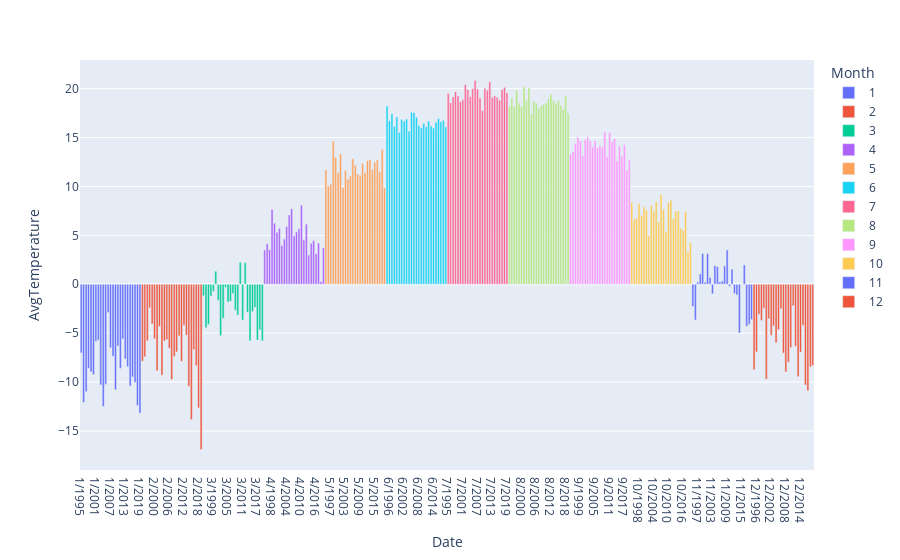

Write notebook code for a chart like this one.
### Markdown cell above
Let's plot a bar chart to analyse this data

### Code cell
fig = px.bar(data_canada, x = "Date", y = "AvgTemperature", color = "Month")
fig.show()

### Figure 1 — Plotly figure (JSON) as saved in the notebook; plotly's stock layout.template omitted (floating-point values rounded to 4 significant figures)
{"data": [{"alignmentgroup": "True", "hovertemplate": "Month=1<br>Date=%{x}<br>AvgTemperature=%{y}<extra></extra>", "legendgroup": "1", "marker": {"color": "#636efa", "pattern": {"shape": ""}}, "name": "1", "offsetgroup": "1", "orientation": "v", "showlegend": true, "textposition": "auto", "type": "bar", "x": ["1/1995", "1/1996", "1/1997", "1/1998", "1/1999", "1/2000", "1/2001", "1/2002", "1/2003", "1/2004", "1/2005", "1/2006", "1/2007", "1/2008", "1/2009", "1/2010", "1/2011", "1/2012", "1/2013", "1/2014", "1/2015", "1/2016", "1/2017", "1/2018", "1/2019"], "xaxis": "x", "y": [-7.017, -12.09, -10.98, -8.588, -8.954, -9.243, -5.828, -5.705, -10.29, -12.49, -10.23, -2.889, -6.501, -7.366, -10.79, -6.319, -8.6, -5.596, -7.644, -8.423, -10.42, -9.471, -10.03, -12.4, -13.19], "yaxis": "y"}, {"alignmentgroup": "True", "hovertemplate": "Month=2<br>Date=%{x}<br>AvgTemperature=%{y}<extra></extra>", "legendgroup": "2", "marker": {"color": "#EF553B", "pattern": {"shape": ""}}, "name": "2", "offsetgroup": "2", "orientation": "v", "showlegend": true, "textposition": "auto", "type": "bar", "x": ["2/1995", "2/1996", "2/1997", "2/1998", "2/1999", "2/2000", "2/2001", "2/2002", "2/2003", "2/2004", "2/2005", "2/2006", "2/2007", "2/2008", "2/2009", "2/2010", "2/2011", "2/2012", "2/2013", "2/2014", "2/2015", "2/2016", "2/2017", "2/2018", "2/2019"], "xaxis": "x", "y": [-7.863, -7.41, -5.774, -2.422, -4.061, -5.579, -8.858, -4.311, -9.304, -5.796, -5.66, -6.553, -9.739, -7.381, -6.918, -5.28, -7.882, -4.183, -5.208, -10.44, -13.85, -6.689, -8.32, -12.64, -16.9], "yaxis": "y"}, {"alignmentgroup": "True", "hovertemplate": "Month=3<br>Date=%{x}<br>AvgTemperature=%{y}<extra></extra>", "legendgroup": "3", "marker": {"color": "#00cc96", "pattern": {"shape": ""}}, "name": "3", "offsetgroup": "3", "orientation": "v", "showlegend": true, "textposition": "auto", "type": "bar", "x": ["3/1995", "3/1996", "3/1997", "3/1998", "3/1999", "3/2000", "3/2001", "3/2002", "3/2003", "3/2004", "3/2005", "3/2006", "3/2007", "3/2008", "3/2009", "3/2010", "3/2011", "3/2012", "3/2013", "3/2014", "3/2015", "3/2016", "3/2017", "3/2018", "3/2019"], "xaxis": "x", "y": [-1.177, -4.441, -4.11, -1.214, -0.7187, 1.333, -1.648, -5.252, -3.489, -0.3203, -1.816, -1.736, -0.9506, -2.642, -3.159, 2.255, -3.668, 2.208, -2.849, -5.791, -2.781, -2.36, -5.703, -4.648, -5.798], "yaxis": "y"}, {"alignmentgroup": "True", "hovertemplate": "Month=4<br>Date=%{x}<br>AvgTemperature=%{y}<extra></extra>", "legendgroup": "4", "marker": {"color": "#ab63fa", "pattern": {"shape": ""}}, "name": "4", "offsetgroup": "4", "orientation": "v", "showlegend": true, "textposition": "auto", "type": "bar", "x": ["4/1995", "4/1996", "4/1997", "4/1998", "4/1999", "4/2000", "4/2001", "4/2002", "4/2003", "4/2004", "4/2005", "4/2006", "4/2007", "4/2008", "4/2009", "4/2010", "4/2011", "4/2012", "4/2013", "4/2014", "4/2015", "4/2016", "4/2017", "4/2018", "4/2019"], "xaxis": "x", "y": [3.512, 4.154, 3.552, 7.648, 6.242, 5.319, 5.727, 3.97, 4.623, 5.92, 7.081, 7.714, 4.947, 5.361, 5.669, 8.086, 4.541, 6.147, 2.987, 4.178, 4.457, 3.112, 4.212, 0.2783, 3.724], "yaxis": "y"}, {"alignmentgroup": "True", "hovertemplate": "Month=5<br>Date=%{x}<br>AvgTemperature=%{y}<extra></extra>", "legendgroup": "5", "marker": {"color": "#FFA15A", "pattern": {"shape": ""}}, "name": "5", "offsetgroup": "5", "orientation": "v", "showlegend": true, "textposition": "auto", "type": "bar", "x": ["5/1995", "5/1996", "5/1997", "5/1998", "5/1999", "5/2000", "5/2001", "5/2002", "5/2003", "5/2004", "5/2005", "5/2006", "5/2007", "5/2008", "5/2009", "5/2010", "5/2011", "5/2012", "5/2013", "5/2014", "5/2015", "5/2016", "5/2017", "5/2018", "5/2019"], "xaxis": "x", "y": [11.69, 10.04, 10.25, 14.64, 12.99, 11.42, 13.33, 9.896, 11.62, 10.74, 11.07, 12.84, 12.16, 11.29, 11.12, 12.35, 11.4, 12.64, 12.76, 11.72, 12.49, 12.74, 11.52, 13.8, 9.858], "yaxis": "y"}, {"alignmentgroup": "True", "hovertemplate": "Month=6<br>Date=%{x}<br>AvgTemperature=%{y}<extra></extra>", "legendgroup": "6", "marker": {"color": "#19d3f3", "pattern": {"shape": ""}}, "name": "6", "offsetgroup": "6", "orientation": "v", "showlegend": true, "textposition": "auto", "type": "bar", "x": ["6/1995", "6/1996", "6/1997", "6/1998", "6/1999", "6/2000", "6/2001", "6/2002", "6/2003", "6/2004", "6/2005", "6/2006", "6/2007", "6/2008", "6/2009", "6/2010", "6/2011", "6/2012", "6/2013", "6/2014", "6/2015", "6/2016", "6/2017", "6/2018", "6/2019"], "xaxis": "x", "y": [18.24, 16.71, 17.43, 16.14, 17.11, 15.53, 16.86, 16.69, 16.9, 15.66, 17.59, 17.55, 17.09, 16.24, 15.97, 16.44, 16.1, 16.69, 16.18, 15.97, 16.56, 16.95, 16.61, 16.76, 16.1], "yaxis": "y"}, {"alignmentgroup": "True", "hovertemplate": "Month=7<br>Date=%{x}<br>AvgTemperature=%{y}<extra></extra>", "legendgroup": "7", "marker": {"color": "#FF6692", "pattern": {"shape": ""}}, "name": "7", "offsetgroup": "7", "orientation": "v", "showlegend": true, "textposition": "auto", "type": "bar", "x": ["7/1995", "7/1996", "7/1997", "7/1998", "7/1999", "7/2000", "7/2001", "7/2002", "7/2003", "7/2004", "7/2005", "7/2006", "7/2007", "7/2008", "7/2009", "7/2010", "7/2011", "7/2012", "7/2013", "7/2014", "7/2015", "7/2016", "7/2017", "7/2018", "7/2019"], "xaxis": "x", "y": [19.52, 18.56, 19.15, 19.69, 19.26, 18.67, 18.87, 20.43, 19.92, 19.18, 20, 20.84, 19.97, 19.06, 17.77, 20.04, 19.84, 20.7, 19.1, 19.26, 19.13, 18.83, 19.91, 20.14, 19.57], "yaxis": "y"}, {"alignmentgroup": "True", "hovertemplate": "Month=8<br>Date=%{x}<br>AvgTemperature=%{y}<extra></extra>", "legendgroup": "8", "marker": {"color": "#B6E880", "pattern": {"shape": ""}}, "name": "8", "offsetgroup": "8", "orientation": "v", "showlegend": true, "textposition": "auto", "type": "bar", "x": ["8/1995", "8/1996", "8/1997", "8/1998", "8/1999", "8/2000", "8/2001", "8/2002", "8/2003", "8/2004", "8/2005", "8/2006", "8/2007", "8/2008", "8/2009", "8/2010", "8/2011", "8/2012", "8/2013", "8/2014", "8/2015", "8/2016", "8/2017", "8/2018", "8/2019"], "xaxis": "x", "y": [18.18, 19.0, 18.16, 19.85, 18.52, 18.18, 20.19, 18.81, 20.09, 17.42, 18.7, 18.53, 17.96, 18.25, 18.41, 18.54, 18.97, 19.43, 18.79, 18.48, 18.78, 18.31, 17.91, 19.25, 17.5], "yaxis": "y"}, {"alignmentgroup": "True", "hovertemplate": "Month=9<br>Date=%{x}<br>AvgTemperature=%{y}<extra></extra>", "legendgroup": "9", "marker": {"color": "#FF97FF", "pattern": {"shape": ""}}, "name": "9", "offsetgroup": "9", "orientation": "v", "showlegend": true, "textposition": "auto", "type": "bar", "x": ["9/1995", "9/1996", "9/1997", "9/1998", "9/1999", "9/2000", "9/2001", "9/2002", "9/2003", "9/2004", "9/2005", "9/2006", "9/2007", "9/2008", "9/2009", "9/2010", "9/2011", "9/2012", "9/2013", "9/2014", "9/2015", "9/2016", "9/2017", "9/2018", "9/2019"], "xaxis": "x", "y": [13.28, 13.58, 14.37, 15.03, 14.67, 13.17, 14.8, 15.06, 14.68, 14.03, 14.67, 13.92, 14.17, 14.0, 15.56, 13.05, 15.52, 14.57, 14.9, 12.62, 14.13, 13.09, 14.28, 11.66, 12.69], "yaxis": "y"}, {"alignmentgroup": "True", "hovertemplate": "Month=10<br>Date=%{x}<br>AvgTemperature=%{y}<extra></extra>", "legendgroup": "10", "marker": {"color": "#FECB52", "pattern": {"shape": ""}}, "name": "10", "offsetgroup": "10", "orientation": "v", "showlegend": true, "textposition": "auto", "type": "bar", "x": ["10/1995", "10/1996", "10/1997", "10/1998", "10/1999", "10/2000", "10/2001", "10/2002", "10/2003", "10/2004", "10/2005", "10/2006", "10/2007", "10/2008", "10/2009", "10/2010", "10/2011", "10/2012", "10/2013", "10/2014", "10/2015", "10/2016", "10/2017", "10/2018", "10/2019"], "xaxis": "x", "y": [8.368, 6.603, 6.763, 8.253, 7.039, 7.924, 7.589, 4.975, 8.047, 7.476, 8.463, 6.342, 9.176, 7.628, 5.384, 8.342, 8.599, 6.706, 7.464, 7.501, 5.747, 5.526, 7.448, 3.315, 4.248], "yaxis": "y"}, {"alignmentgroup": "True", "hovertemplate": "Month=11<br>Date=%{x}<br>AvgTemperature=%{y}<extra></extra>", "legendgroup": "11", "marker": {"color": "#636efa", "pattern": {"shape": ""}}, "name": "11", "offsetgroup": "11", "orientation": "v", "showlegend": true, "textposition": "auto", "type": "bar", "x": ["11/1995", "11/1996", "11/1997", "11/1998", "11/1999", "11/2000", "11/2001", "11/2002", "11/2003", "11/2004", "11/2005", "11/2006", "11/2007", "11/2008", "11/2009", "11/2010", "11/2011", "11/2012", "11/2013", "11/2014", "11/2015", "11/2016", "11/2017", "11/2018", "11/2019"], "xaxis": "x", "y": [-2.267, -3.655, 0.2223, 1.045, 3.147, 0.2085, 3.125, 0.7013, -0.977, 1.903, 1.789, 0.252, 0.3207, 1.876, 3.513, -0.2033, 1.539, -0.9452, -1.099, -4.972, -0.03667, 1.976, -4.302, -4.098, -3.613], "yaxis": "y"}, {"alignmentgroup": "True", "hovertemplate": "Month=12<br>Date=%{x}<br>AvgTemperature=%{y}<extra></extra>", "legendgroup": "12", "marker": {"color": "#EF553B", "pattern": {"shape": ""}}, "name": "12", "offsetgroup": "12", "orientation": "v", "showlegend": true, "textposition": "auto", "type": "bar", "x": ["12/1995", "12/1996", "12/1997", "12/1998", "12/1999", "12/2000", "12/2001", "12/2002", "12/2003", "12/2004", "12/2005", "12/2006", "12/2007", "12/2008", "12/2009", "12/2010", "12/2011", "12/2012", "12/2013", "12/2014", "12/2015", "12/2016", "12/2017", "12/2018", "12/2019"], "xaxis": "x", "y": [-8.743, -6.912, -3.066, -3.692, -2.468, -9.714, -3.515, -5.222, -4.257, -5.986, -4.636, -2.508, -7.038, -8.964, -7.972, -6.472, -2.192, -6.347, -9.451, -6.943, -4.192, -10.3, -10.89, -8.439, -8.302], "yaxis": "y"}], "layout": {"barmode": "relative", "legend": {"title": {"text": "Month"}, "tracegroupgap": 0}, "margin": {"t": 60}, "xaxis": {"anchor": "y", "domain": [0, 1], "title": {"text": "Date"}}, "yaxis": {"anchor": "x", "domain": [0, 1], "title": {"text": "AvgTemperature"}}}}
